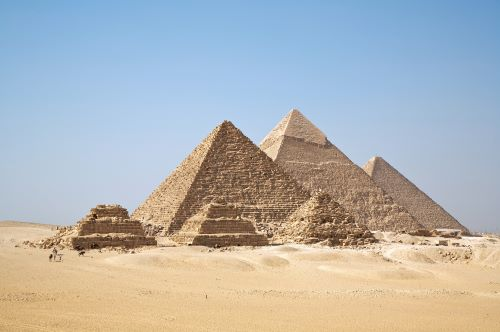
#> input picture pyramid1.jpg, 500 x 332 px
$ python exp09.py
#> lines starting #> are read from the running program, lines starting #| are printed output that depends on the picture; after the words box and inside, x2 and y2 are one past the last pixel; in counts of white or black regions, pixels touching at a corner belong together
#!/usr/bin/env python
# coding: utf-8

# In[1]:


# Load the necessary packages
import cv2


# In[3]:


# Read the Image and convert to grayscale
img = cv2.imread('pyramid1.jpg')
#> img is the input picture: shape (332, 500, 3); mean B, G, R 179.7, 180, 177.8
cv2.imshow("original",img)
cv2.waitKey(0)
cv2.destroyAllWindows


# In[4]:


gray = cv2.cvtColor(img,cv2.COLOR_BGR2GRAY)
cv2.imshow("gray",gray)
cv2.waitKey(0)
cv2.destroyAllWindows


# In[5]:


#Use Global thresholding to segment the image
ret,thresh_img1 = cv2.threshold(img, 120,255,cv2.THRESH_BINARY)
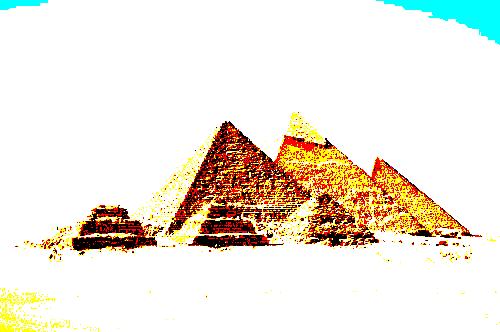
#> thresh_img1: shape (332, 500, 3); mean B, G, R 218.3, 231.3, 239.8
ret,thresh_img2=cv2.threshold(gray,86,255,cv2.THRESH_BINARY_INV)
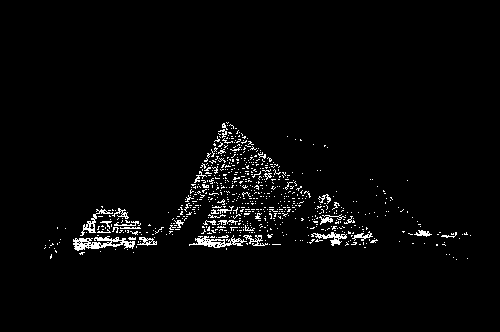
#> thresh_img2: shape (332, 500); 2.7% white in thin lines or dots, all inside (x1, y1, x2, y2) = (44, 122, 471, 260)

ret,thresh_img3=cv2.threshold(gray,86,255,cv2.THRESH_TOZERO)
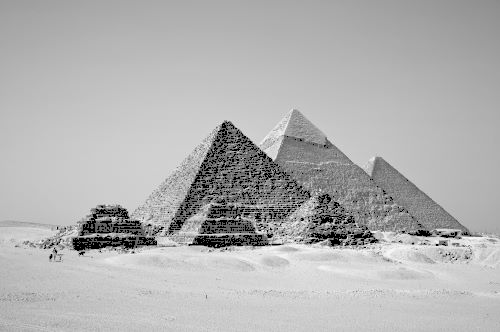
#> thresh_img3: shape (332, 500); min 0, max 252, mean 177.3

ret,thresh_img4=cv2.threshold(gray,86,255,cv2.THRESH_TOZERO_INV)

ret,thresh_img5=cv2.threshold(gray,100,255,cv2.THRESH_TRUNC)
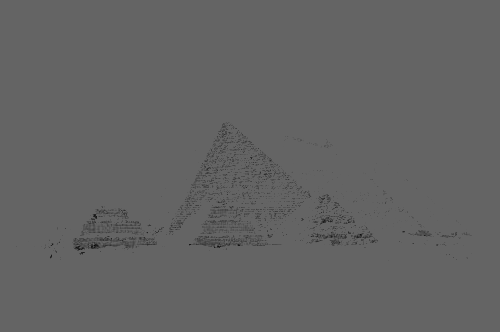
#> thresh_img5: shape (332, 500); min 10, max 100, mean 99.2


# In[6]:


# Use Adaptive thresholding to segment the image

thresh_img6=cv2.adaptiveThreshold(gray,255,cv2.ADAPTIVE_THRESH_MEAN_C,cv2.THRESH_BINARY,11,2)
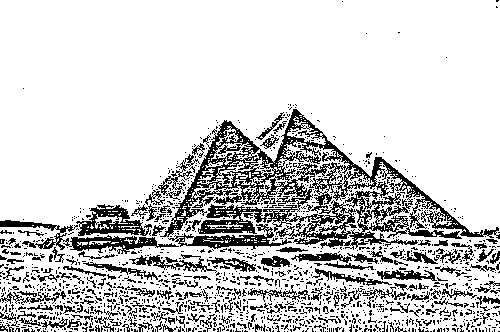
#> thresh_img6: shape (332, 500); 81.3% white; black in thin lines or dots

thresh_img7=cv2.adaptiveThreshold(gray,255,cv2.ADAPTIVE_THRESH_GAUSSIAN_C,cv2.THRESH_BINARY,11,2)
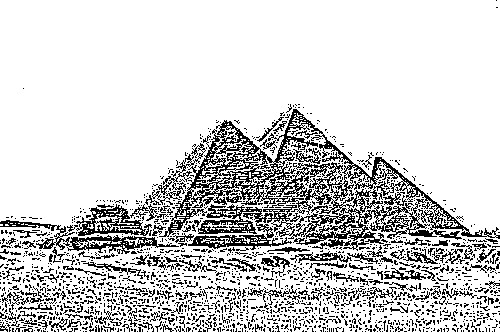
#> thresh_img7: shape (332, 500); 82.1% white; black in thin lines or dots


# In[7]:


# Use Otsu's method to segment the image
ret,thresh_img8=cv2.threshold(gray,0,255,cv2.THRESH_BINARY+cv2.THRESH_OTSU)
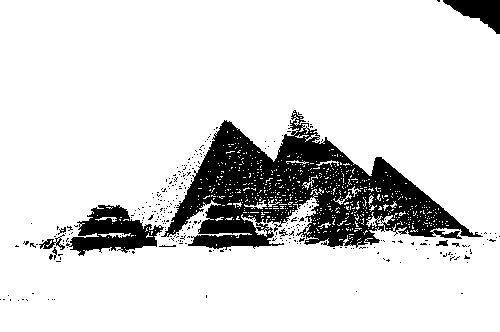
#> thresh_img8: shape (332, 500); 85.8% white; 307 black regions (298 under 20 px), largest, box (x1, y1, x2, y2) and area: (161, 110, 483, 250) 18928, (66, 205, 164, 256) 2530, (443, 0, 500, 34) 1010
#> ret = 151


# In[8]:


# Display the results

image = [thresh_img1,thresh_img2,thresh_img3,thresh_img4,thresh_img5,thresh_img6,thresh_img7,thresh_img8]
for i in range(0,8):
    cv2.imshow('threshold_image',image[i])
    cv2.waitKey(0)
    cv2.destroyAllWindows


# In[ ]:
